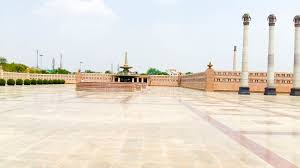
#> input picture Used Images/img_25.png, 300 x 168 px, found by its file name
$ python canny_edge_detection_in_opencv.py
#> lines starting #> are read from the running program, lines starting #| are printed output that depends on the picture; after the words box and inside, x2 and y2 are one past the last pixel; in counts of white or black regions, pixels touching at a corner belong together
import cv2
import numpy as np
from matplotlib import pyplot as plt

img = cv2.imread("img_25.png", 0)
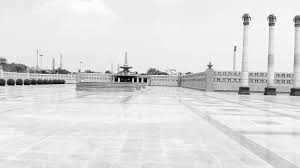
#> img: shape (168, 300); min 0, max 255, mean 222
canny = cv2.Canny(img, 100, 200)
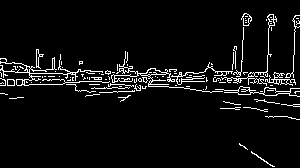
#> canny: shape (168, 300); 5.5% white in thin lines or dots

titles = ['image', 'canny']

images = [img, canny]

for i in range(2):
    plt.subplot(1, 2, i + 1)
    plt.imshow(images[i], 'gray')
    plt.title(titles[i])
    plt.xticks([])
    plt.yticks([])

plt.show()
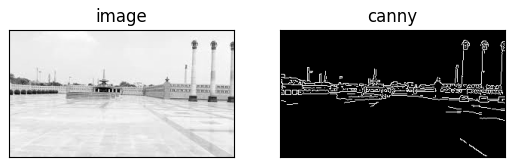
#> figure drawn by matplotlib, 2 panels

$ run again, with Used Images/img_1.png copied over Used Images/img_25.png
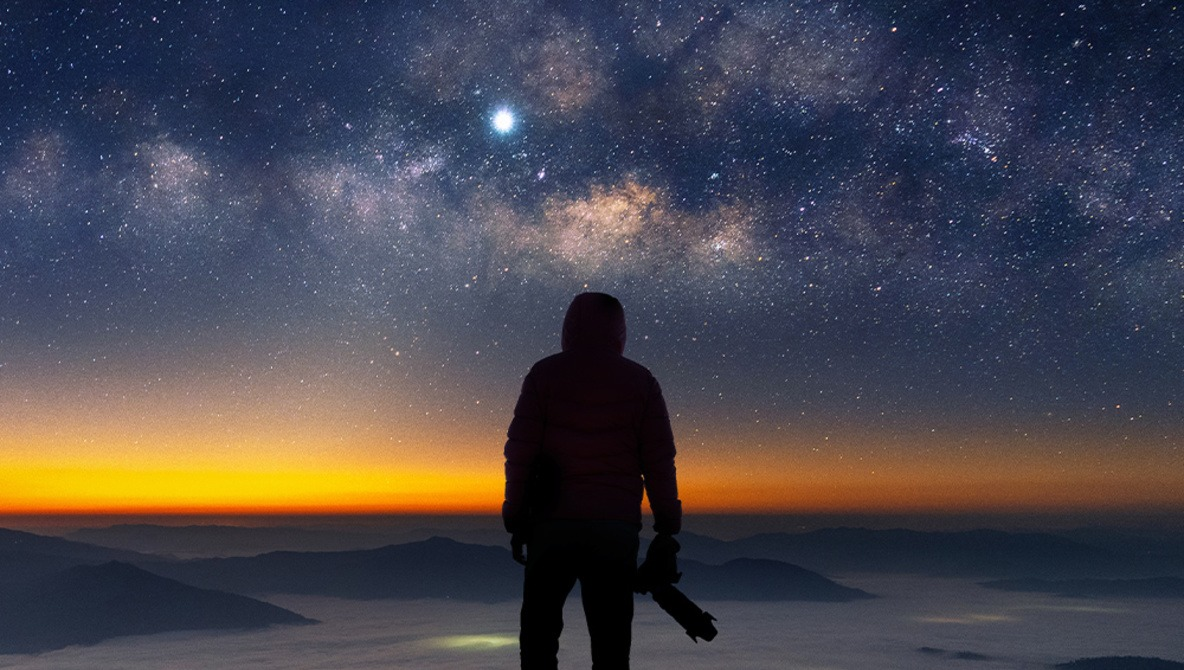
#> input picture Used Images/img_1.png, 1184 x 670 px, found by its file name
#> `canny = cv2.Canny(img, 100, 200)`:
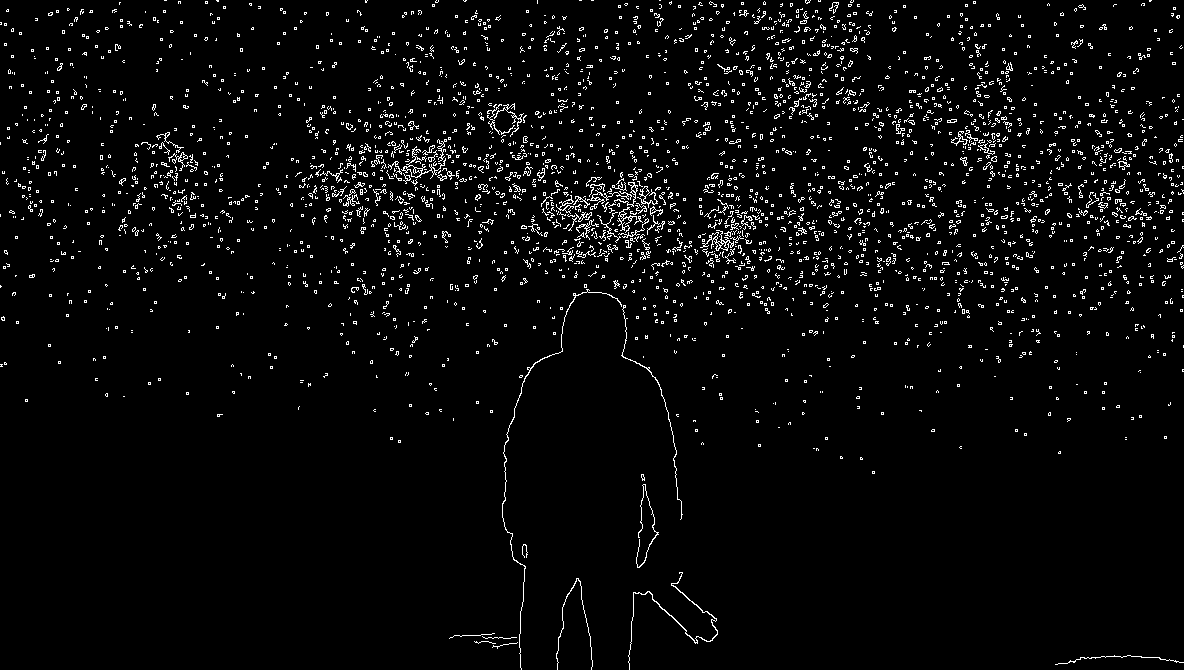
#> canny: shape (670, 1184); 3.6% white in thin lines or dots
#> `plt.show()`:
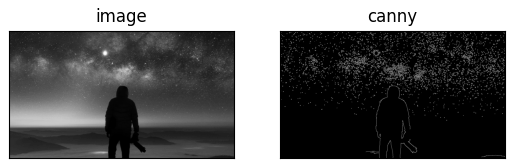
#> figure drawn by matplotlib, 2 panels

$ run again, with Used Images/img_3.png copied over Used Images/img_25.png
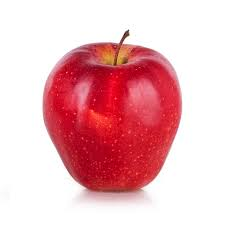
#> input picture Used Images/img_3.png, 225 x 225 px, found by its file name
#> `canny = cv2.Canny(img, 100, 200)`:
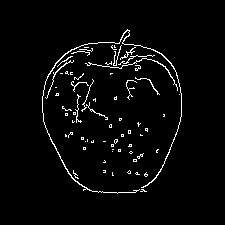
#> canny: shape (225, 225); 3.2% white in thin lines or dots, all inside (x1, y1, x2, y2) = (42, 29, 182, 194)
#> `plt.show()`:
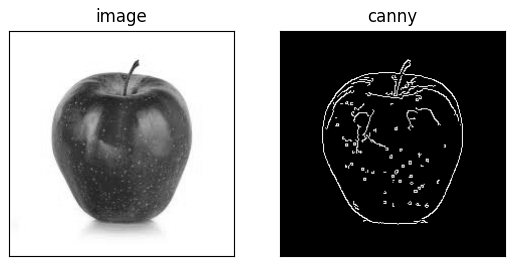
#> figure drawn by matplotlib, 2 panels
